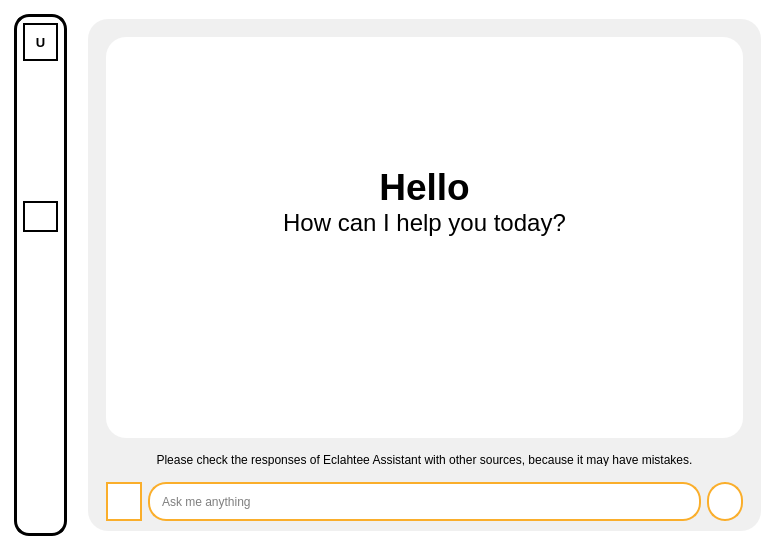
<?xml version="1.0" encoding="UTF-8"?>
<ui version="4.0">
 <class>MainWindow</class>
 <widget class="QMainWindow" name="MainWindow">
  <property name="enabled">
   <bool>true</bool>
  </property>
  <property name="geometry">
   <rect>
    <x>0</x>
    <y>0</y>
    <width>780</width>
    <height>550</height>
   </rect>
  </property>
  <property name="minimumSize">
   <size>
    <width>780</width>
    <height>550</height>
   </size>
  </property>
  <property name="font">
   <font>
    <kerning>false</kerning>
   </font>
  </property>
  <property name="windowTitle">
   <string>MainWindow</string>
  </property>
  <property name="styleSheet">
   <string notr="true">padding: 0px;
border: 0px;
background-color: white;</string>
  </property>
  <widget class="QWidget" name="centralwidget">
   <layout class="QHBoxLayout" name="horizontalLayout">
    <item>
     <widget class="QWidget" name="widget" native="true">
      <property name="styleSheet">
       <string notr="true">max-width: 50px;
background-color: white;
border-radius: 15px;
border: 3px solid black;
padding: 0px;
margin: 5px;</string>
      </property>
      <layout class="QVBoxLayout" name="verticalLayout_2">
       <item>
        <widget class="QLabel" name="label">
         <property name="font">
          <font>
           <pointsize>10</pointsize>
           <weight>75</weight>
           <bold>true</bold>
          </font>
         </property>
         <property name="styleSheet">
          <string notr="true">min-height: 34px;
min-width: 31px;
border: 2px solid black;
border-radius: 18px;</string>
         </property>
         <property name="text">
          <string>U</string>
         </property>
         <property name="alignment">
          <set>Qt::AlignCenter</set>
         </property>
        </widget>
       </item>
       <item>
        <widget class="QLabel" name="label_5">
         <property name="styleSheet">
          <string notr="true">border: 0px;</string>
         </property>
         <property name="text">
          <string/>
         </property>
        </widget>
       </item>
       <item>
        <widget class="QLabel" name="label_2">
         <property name="font">
          <font>
           <pointsize>10</pointsize>
           <weight>75</weight>
           <bold>true</bold>
          </font>
         </property>
         <property name="styleSheet">
          <string notr="true">QLabel{
	max-height: 22px;
	border: 2px solid white;
	padding: 6px;
	border-radius: 18px;
}

QLabel:hover{
	max-height: 22px;
	border: 2px solid gray;
	padding: 6px;
	border-radius: 18px;
}</string>
         </property>
         <property name="text">
          <string/>
         </property>
         <property name="pixmap">
          <pixmap>../Image/home_d.png</pixmap>
         </property>
         <property name="scaledContents">
          <bool>true</bool>
         </property>
         <property name="alignment">
          <set>Qt::AlignCenter</set>
         </property>
        </widget>
       </item>
       <item>
        <widget class="QLabel" name="label_3">
         <property name="font">
          <font>
           <pointsize>10</pointsize>
           <weight>75</weight>
           <bold>true</bold>
          </font>
         </property>
         <property name="styleSheet">
          <string notr="true">QLabel{
	max-height: 22px;
	border: 2px solid white;
	padding: 6px;
	border-radius: 18px;
}

QLabel:hover{
	max-height: 22px;
	border: 2px solid gray;
	padding: 6px;
	border-radius: 18px;
}</string>
         </property>
         <property name="text">
          <string/>
         </property>
         <property name="pixmap">
          <pixmap>../Image/notes_d.png</pixmap>
         </property>
         <property name="scaledContents">
          <bool>true</bool>
         </property>
         <property name="alignment">
          <set>Qt::AlignCenter</set>
         </property>
        </widget>
       </item>
       <item>
        <widget class="QLabel" name="label_4">
         <property name="font">
          <font>
           <pointsize>10</pointsize>
           <weight>75</weight>
           <bold>true</bold>
          </font>
         </property>
         <property name="styleSheet">
          <string notr="true">max-height: 22px;
border: 2px solid black;
padding: 6px;
border-radius: 18px;</string>
         </property>
         <property name="text">
          <string/>
         </property>
         <property name="pixmap">
          <pixmap>../Image/chat_a.png</pixmap>
         </property>
         <property name="scaledContents">
          <bool>true</bool>
         </property>
         <property name="alignment">
          <set>Qt::AlignCenter</set>
         </property>
        </widget>
       </item>
       <item>
        <spacer name="verticalSpacer">
         <property name="orientation">
          <enum>Qt::Vertical</enum>
         </property>
         <property name="sizeHint" stdset="0">
          <size>
           <width>20</width>
           <height>40</height>
          </size>
         </property>
        </spacer>
       </item>
       <item>
        <widget class="QLabel" name="label_6">
         <property name="font">
          <font>
           <pointsize>10</pointsize>
           <weight>75</weight>
           <bold>true</bold>
          </font>
         </property>
         <property name="styleSheet">
          <string notr="true">QLabel{
	max-height: 22px;
	border: 2px solid white;
	padding: 6px;
	border-radius: 18px;
}

QLabel:hover{
	max-height: 22px;
	border: 2px solid gray;
	padding: 6px;
	border-radius: 18px;
}</string>
         </property>
         <property name="text">
          <string/>
         </property>
         <property name="pixmap">
          <pixmap>../Image/about_b.png</pixmap>
         </property>
         <property name="scaledContents">
          <bool>true</bool>
         </property>
         <property name="alignment">
          <set>Qt::AlignCenter</set>
         </property>
        </widget>
       </item>
      </layout>
     </widget>
    </item>
    <item>
     <widget class="QWidget" name="widget_2" native="true">
      <property name="styleSheet">
       <string notr="true">border-radius: 20px;
background-color: #F0F0F0;
margin: 10px;</string>
      </property>
      <layout class="QVBoxLayout" name="verticalLayout">
       <item>
        <widget class="QWidget" name="widget_3" native="true">
         <property name="styleSheet">
          <string notr="true">margin-bottom: 0px;</string>
         </property>
         <layout class="QVBoxLayout" name="verticalLayout_3">
          <item>
           <widget class="QTextBrowser" name="textBrowser">
            <property name="enabled">
             <bool>true</bool>
            </property>
            <property name="font">
             <font>
              <kerning>false</kerning>
             </font>
            </property>
            <property name="acceptDrops">
             <bool>false</bool>
            </property>
            <property name="toolTip">
             <string/>
            </property>
            <property name="styleSheet">
             <string notr="true">QTextBrowser{
	border: 0px;
	background-color: white;
	margin-bottom: 0px;
	padding: 10px;
}</string>
            </property>
            <property name="inputMethodHints">
             <set>Qt::ImhNone</set>
            </property>
            <property name="verticalScrollBarPolicy">
             <enum>Qt::ScrollBarAlwaysOff</enum>
            </property>
            <property name="horizontalScrollBarPolicy">
             <enum>Qt::ScrollBarAlwaysOff</enum>
            </property>
            <property name="sizeAdjustPolicy">
             <enum>QAbstractScrollArea::AdjustIgnored</enum>
            </property>
            <property name="html">
             <string>&lt;!DOCTYPE HTML PUBLIC &quot;-//W3C//DTD HTML 4.0//EN&quot; &quot;http://www.w3.org/TR/REC-html40/strict.dtd&quot;&gt;
&lt;html&gt;&lt;head&gt;&lt;meta name=&quot;qrichtext&quot; content=&quot;1&quot; /&gt;&lt;style type=&quot;text/css&quot;&gt;
p, li { white-space: pre-wrap; }
&lt;/style&gt;&lt;/head&gt;&lt;body style=&quot; font-family:'MS Shell Dlg 2'; font-size:8.25pt; font-weight:400; font-style:normal;&quot;&gt;
&lt;p style=&quot;-qt-paragraph-type:empty; margin-top:0px; margin-bottom:0px; margin-left:0px; margin-right:0px; -qt-block-indent:0; text-indent:0px; font-family:'Segoe UI'; font-size:8pt;&quot;&gt;&lt;br /&gt;&lt;/p&gt;
&lt;p align=&quot;center&quot; style=&quot;-qt-paragraph-type:empty; margin-top:0px; margin-bottom:0px; margin-left:0px; margin-right:0px; -qt-block-indent:0; text-indent:0px; font-family:'Segoe UI'; font-size:22pt; font-weight:600;&quot;&gt;&lt;br /&gt;&lt;/p&gt;
&lt;p align=&quot;center&quot; style=&quot;-qt-paragraph-type:empty; margin-top:0px; margin-bottom:0px; margin-left:0px; margin-right:0px; -qt-block-indent:0; text-indent:0px; font-family:'Segoe UI'; font-size:22pt; font-weight:600;&quot;&gt;&lt;br /&gt;&lt;/p&gt;
&lt;p align=&quot;center&quot; style=&quot;-qt-paragraph-type:empty; margin-top:0px; margin-bottom:0px; margin-left:0px; margin-right:0px; -qt-block-indent:0; text-indent:0px; font-family:'Segoe UI'; font-size:22pt; font-weight:600;&quot;&gt;&lt;br /&gt;&lt;/p&gt;
&lt;p align=&quot;center&quot; style=&quot; margin-top:0px; margin-bottom:0px; margin-left:0px; margin-right:0px; -qt-block-indent:0; text-indent:0px;&quot;&gt;&lt;span style=&quot; font-family:'Segoe UI'; font-size:28pt; font-weight:600;&quot;&gt;Hello&lt;/span&gt;&lt;/p&gt;
&lt;p align=&quot;center&quot; style=&quot; margin-top:0px; margin-bottom:0px; margin-left:0px; margin-right:0px; -qt-block-indent:0; text-indent:0px;&quot;&gt;&lt;span style=&quot; font-family:'Segoe UI'; font-size:18pt;&quot;&gt;How can I help you today?&lt;/span&gt;&lt;/p&gt;&lt;/body&gt;&lt;/html&gt;</string>
            </property>
            <property name="openExternalLinks">
             <bool>true</bool>
            </property>
           </widget>
          </item>
         </layout>
        </widget>
       </item>
       <item>
        <widget class="QLabel" name="label_7">
         <property name="font">
          <font>
           <family>Segoe UI Historic</family>
           <pointsize>9</pointsize>
           <weight>50</weight>
           <bold>false</bold>
          </font>
         </property>
         <property name="styleSheet">
          <string notr="true">margin: 0px;
padding: 0px;
border: 0px;
background-color: transparent;
max-height: 13px;
min-height: 13px;</string>
         </property>
         <property name="text">
          <string>Please check the responses of Eclahtee Assistant with other sources, because it may have mistakes.</string>
         </property>
         <property name="alignment">
          <set>Qt::AlignCenter</set>
         </property>
        </widget>
       </item>
       <item>
        <widget class="QWidget" name="widget_4" native="true">
         <property name="styleSheet">
          <string notr="true">max-height: 50px;
min-height: 50px;
margin-top: 0px;
padding: 0px;</string>
         </property>
         <layout class="QHBoxLayout" name="horizontalLayout_2">
          <item>
           <widget class="QPushButton" name="pushButton_2">
            <property name="styleSheet">
             <string notr="true">QPushButton{
	background-color: white;
	border: 2px solid #faae2b;
	max-height: 35px;
	min-height: 35px;
	border-radius: 19px;
	margin: 0px;
	margin-left: 10px;
}

QPushButton:hover{
	background-color: white;
	border: 3px solid #faae2b;
	max-height: 35px;
	min-height: 35px;
	border-radius: 19px;
	margin: 0px;
	margin-left: 10px;
}

QPushButton:pressed{
	background-color: rgb(235, 235, 235);
	border: 3px solid #faae2b;
	max-height: 35px;
	min-height: 35px;
	border-radius: 19px;
	margin: 0px;
	margin-left: 10px;
}</string>
            </property>
            <property name="text">
             <string/>
            </property>
            <property name="icon">
             <iconset>
              <normaloff>../Image/new_chat.png</normaloff>../Image/new_chat.png</iconset>
            </property>
            <property name="iconSize">
             <size>
              <width>32</width>
              <height>32</height>
             </size>
            </property>
           </widget>
          </item>
          <item>
           <widget class="QLineEdit" name="lineEdit">
            <property name="styleSheet">
             <string notr="true">QLineEdit{
	background-color: white;
	border: 2px solid #faae2b;
	max-height: 35px;
	min-height: 35px;
	border-radius: 18px;
	padding-left: 10px;
	margin: 0px;
}

QLineEdit:hover{
	background-color: white;
	border: 3px solid #faae2b;
	max-height: 35px;
	min-height: 35px;
	border-radius: 18px;
	padding-left: 10px;
	margin: 0px;
}

QLineEdit:pressed{
	background-color: rgb(235, 235, 235);
	border: 3px solid #faae2b;
	max-height: 35px;
	min-height: 35px;
	border-radius: 18px;
	padding-left: 10px;
	margin: 0px;
}</string>
            </property>
            <property name="placeholderText">
             <string>Ask me anything</string>
            </property>
           </widget>
          </item>
          <item>
           <widget class="QPushButton" name="pushButton">
            <property name="styleSheet">
             <string notr="true">QPushButton{
	background-color: white;
	border: 2px solid #faae2b;
	max-height: 35px;
	min-height: 35px;
	border-radius: 18px;
	margin: 0px;
	margin-right: 10px;
}

QPushButton:hover{
	background-color: white;
	border: 3px solid #faae2b;
	max-height: 35px;
	min-height: 35px;
	border-radius: 18px;
	margin: 0px;
	margin-right: 10px;
}

QPushButton:pressed{
	background-color: rgb(235, 235, 235);
	border: 3px solid #faae2b;
	max-height: 35px;
	min-height: 35px;
	border-radius: 18px;
	margin: 0px;
	margin-right: 10px;
}</string>
            </property>
            <property name="text">
             <string/>
            </property>
            <property name="icon">
             <iconset>
              <normaloff>../Image/send.png</normaloff>../Image/send.png</iconset>
            </property>
            <property name="iconSize">
             <size>
              <width>32</width>
              <height>32</height>
             </size>
            </property>
           </widget>
          </item>
         </layout>
        </widget>
       </item>
      </layout>
     </widget>
    </item>
   </layout>
  </widget>
 </widget>
 <resources/>
 <connections/>
</ui>
